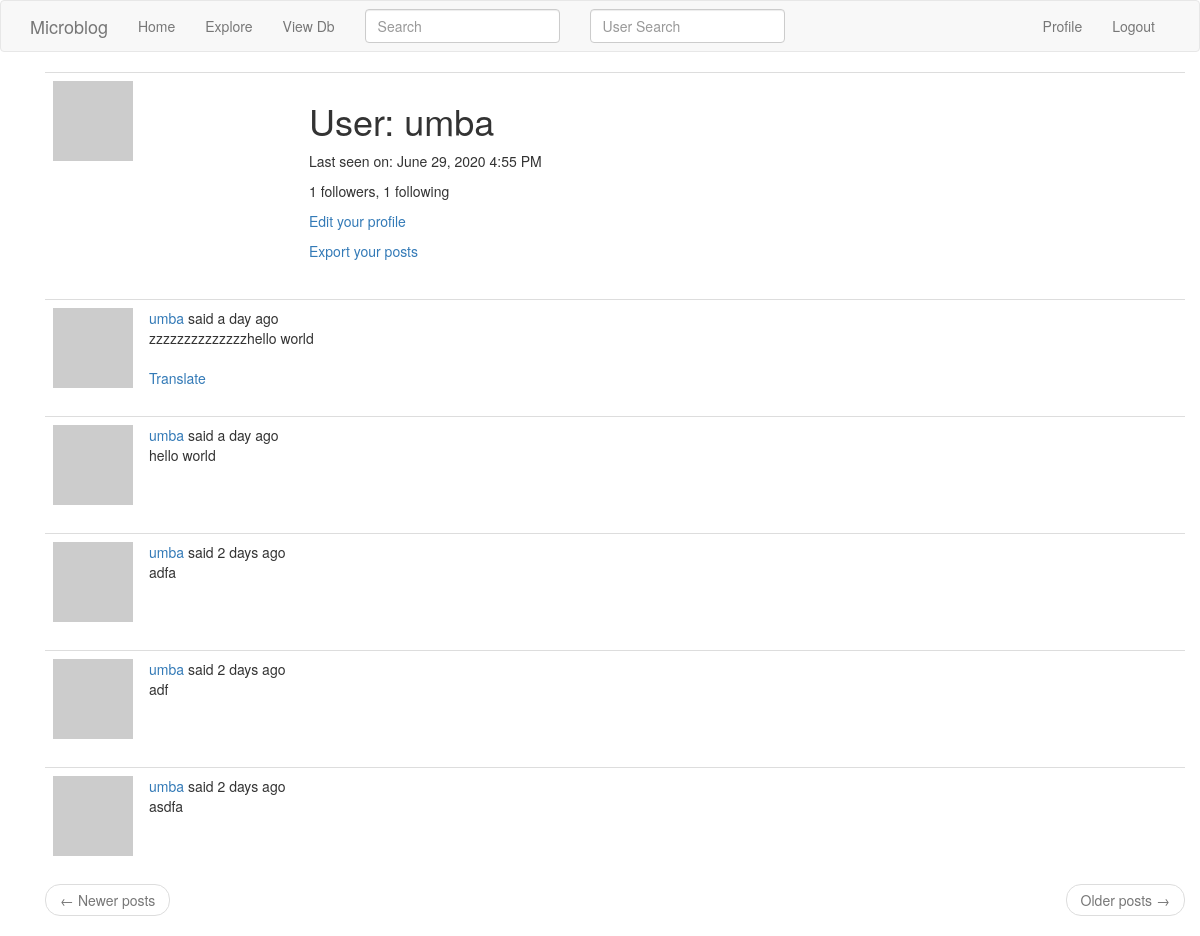
Screenshot of /user/umba (signed in) with the database file from the repository.
### app/models.py (models this page shows, shortened)
class PaginatedAPIMixin(object):
    @staticmethod
    def to_collection_dict(query, page, per_page, endpoint, **kwargs):
        resources = query.paginate(page, per_page, False)
        data = {
            'items': [item.to_dict() for item in resources.items],
            '_meta': {
                'page': page,
                'per_page': per_page,
                'total_pages': resources.pages,
                'total_items': resources.total
            },
            '_links': {
                'self': url_for(endpoint, page=page, per_page=per_page, **kwargs),
                'next': url_for(endpoint, page=page+1, per_page=per_page, **kwargs) if resources.has_next else None,
                'prev': url_for(endpoint, page=page-1, per_page=per_page, **kwargs) if resources.has_prev else None
            }
        }
        return data

class SearchableMixin(object):
    @classmethod
    def before_commit(cls, session):
        session._changes = {
            'add': list(session.new),
            'update': list(session.dirty),
            'delete': list(session.deleted)
        }
    @classmethod
    def after_commit(cls, session):
        for obj in session._changes['add']:
            if isinstance(obj, SearchableMixin):
                add_to_index(obj.__tablename__, obj)
        for obj in session._changes['update']:
            if isinstance(obj, SearchableMixin):
                add_to_index(obj.__tablename__, obj)
        for obj in session._changes['delete']:
            if isinstance(obj, SearchableMixin):
                remove_from_index(obj.__tablename__, obj)
        session._changes = None

class User(PaginatedAPIMixin, SearchableMixin, UserMixin, db.Model):
    id = db.Column(db.Integer, primary_key=True)
    username = db.Column(db.String(64), index=True, unique=True)
    email = db.Column(db.String(120), index=True, unique=True)
    password_hash = db.Column(db.String(128))
    posts = db.relationship('Post', backref='author', lazy='dynamic')
    about_me = db.Column(db.String(140))
    fav_animal = db.Column(db.String(140))
    fav_animal2 = db.Column(db.String(140))
    last_seen = db.Column(db.DateTime, default=datetime.utcnow)
    followed = db.relationship(
        'User', secondary=followers,
        primaryjoin=(followers.c.follower_id == id),
        secondaryjoin=(followers.c.followed_id == id),
        backref=db.backref('followers', lazy='dynamic'), lazy='dynamic')
    token = db.Column(db.String(32), index=True, unique=True)
    token_expiration = db.Column(db.DateTime)
    def avatar(self, size):
        digest = md5(self.email.lower().encode('utf-8')).hexdigest()
        return 'https://www.gravatar.com/avatar/{}?d=identicon&s={}'.format(
            digest, size)
    __searchable__ = ['username', 'email']
    tasks = db.relationship('Task', backref='user', lazy='dynamic')
    def get_tasks_in_progress(self):
        return Task.query.filter_by(user=self, complete=False).all()

class Post(PaginatedAPIMixin, SearchableMixin, db.Model):
    id = db.Column(db.Integer, primary_key=True)
    body = db.Column(db.String(140))
    timestamp = db.Column(db.DateTime, index=True, default=datetime.utcnow)
    user_id = db.Column(db.Integer, db.ForeignKey('user.id'))
    language = db.Column(db.String(5))
    __searchable__ = ['body']

### app/main/routes.py (the view)
@bp.route('/user/<username>')
@login_required
def user(username):
    user = User.query.filter_by(username=username).first_or_404()
    page = request.args.get('page', 1, type=int)
    posts = user.posts.order_by(Post.timestamp.desc()).paginate(
        page, current_app.config['POSTS_PER_PAGE'], False)
    next_url = url_for('main.user', username=user.username,
                       page=posts.next_num) if posts.has_next else None
    prev_url = url_for('main.user', username=user.username,
                       page=posts.prev_num) if posts.has_prev else None
    form = EmptyForm()
    return render_template('user.html', user=user, posts=posts.items,
                           next_url=next_url, prev_url=prev_url, form=form)

### app/main/forms.py
class SearchForm(FlaskForm):
    q = StringField(_l('Search'), validators=[DataRequired()])
    def __init__(self, *args, **kwargs):
        if 'formdata' not in kwargs:
            kwargs['formdata'] = request.args
        if 'csrf_enabled' not in kwargs:
            kwargs['csrf_enabled'] = False
        super(SearchForm, self).__init__(*args, **kwargs)

class UserSearchForm(FlaskForm):
    q = StringField(_l('User Search'), validators=[DataRequired()])
    def __init__(self, *args, **kwargs):
        if 'formdata' not in kwargs:
            kwargs['formdata'] = request.args
        if 'csrf_enabled' not in kwargs:
            kwargs['csrf_enabled'] = False
        super(UserSearchForm, self).__init__(*args, **kwargs)

### app/main/routes.py (called while the page is built)
@bp.before_app_request
def before_request():
    if current_user.is_authenticated:
        current_user.last_seen = datetime.utcnow()
        db.session.commit()
        g.search_form = SearchForm()
        g.user_search_form = UserSearchForm()
    g.locale = str(get_locale())

### app/models.py (called while the page is built)
@login.user_loader
def load_user(id):
    return User.query.get(int(id))

### app/templates/user.html (shortened to what this page needs)
{% extends "base.html" %}
{% block app_content %}
    <table class="table table-hover">
        <tr>
            <td width="256px"><img src="{{ user.avatar(256) }}"></td>
            <td>
                <h1>{{ _('User') }}: {{ user.username }}</h1>
                {% if user.last_seen %}
                <p>{{ _('Last seen on') }}: {{ moment(user.last_seen).format('LLL') }}</p>
                {% endif %}
                <p>{{ _('%(count)d followers', count=user.followers.count()) }}, {{ _('%(count)d following', count=user.followed.count()) }}</p>
                {% if user == current_user %}
                <p><a href="{{ url_for('main.edit_profile') }}">{{ _('Edit your profile') }}</a></p>
                <p>
                    <a href="{{ url_for('main.export_posts') }}">
                        {{ _('Export your posts') }}
                    </a>
                </p>
                {% endif %}
            </td>
        </tr>
    </table>
    {% for post in posts %}
        {% include '_post.html' %}
    {% endfor %}
    <nav aria-label="...">
        <ul class="pager">
            <li class="previous{% if not prev_url %} disabled{% endif %}">
                <a href="{{ prev_url or '#' }}">
                    <span aria-hidden="true">&larr;</span> {{ _('Newer posts') }}
                </a>
            </li>
            <li class="next{% if not next_url %} disabled{% endif %}">
                <a href="{{ next_url or '#' }}">
                    {{ _('Older posts') }} <span aria-hidden="true">&rarr;</span>
                </a>
            </li>
        </ul>
    </nav>
{% endblock %}

### app/templates/base.html (shortened to what this page needs)
{% extends 'bootstrap/base.html' %}
{% block navbar %}
    <nav class="navbar navbar-default">
        <div class="container">
            <div class="navbar-header">
                <a class="navbar-brand" href="{{ url_for('main.index') }}">Microblog</a>
            </div>
            <div class="collapse navbar-collapse" id="bs-example-navbar-collapse-1">
                <ul class="nav navbar-nav">
                    <li><a href="{{ url_for('main.index') }}">{{ _('Home') }}</a></li>
                    <li><a href="{{ url_for('main.explore') }}">{{ _('Explore') }}</a></li>
                    <li><a href="{{ url_for('view_db.view_db') }}">{{ _('View Db') }}</a></li>
                </ul>
                {% if g.search_form %}
                <form class="navbar-form navbar-left" method="get"
                        action="{{ url_for('main.search') }}">
                    <div class="form-group">
                        {{ g.search_form.q(size=20, class='form-control',
                            placeholder=g.search_form.q.label.text) }}
                    </div>
                </form>
                {% endif %}
                {% if g.user_search_form %}
                <form class="navbar-form navbar-left" method="get"
                        action="{{ url_for('main.user_search') }}">
                    <div class="form-group">
                        {{ g.user_search_form.q(size=20, class='form-control',
                            placeholder=g.user_search_form.q.label.text) }}
                    </div>
                </form>
                {% endif %}
                <ul class="nav navbar-nav navbar-right">
                    {% if current_user.is_anonymous %}
                    <li><a href="{{ url_for('auth.login') }}">{{ _('Login') }}</a></li>
                    {% else %}
                    <li><a href="{{ url_for('main.user', username=current_user.username) }}">{{ _('Profile') }}</a></li>
                    <li><a href="{{ url_for('auth.logout') }}">{{ _('Logout') }}</a></li>
                    {% endif %}
                </ul>
            </div>
        </div>
    </nav>
{% endblock %}
{% block content %}
    <div class="container">
    <div class="container">
        {% block app_content %}{% endblock %}
    </div>
{% endblock %}

### app/templates/_post.html (shortened to what this page needs)
    <table class="table table-hover">
        <tr>
            <td width="70px">
                <a href="{{ url_for('main.user', username=post.author.username) }}">
                    <img src="{{ post.author.avatar(70) }}" />
                </a>
            </td>
            <td>
                {{ _('%(username)s said %(when)s',
                    username=user_link, when=moment(post.timestamp).fromNow()) }}
                <br>
                <span id="post{{ post.id }}">{{ post.body }}</span>
                {% if post.language and post.language != g.locale %}
                <br><br>
                <span id="translation{{ post.id }}">
                    <a href="javascript:translate(
                                '#post{{ post.id }}',
                                '#translation{{ post.id }}',
                                '{{ post.language }}',
                                '{{ g.locale }}');">{{ _('Translate') }}</a>
                </span>
                {% endif %}
            </td>
        </tr>
    </table>

### rows the page displays
User: username "umba", last_seen "June 29, 2020 4:55 PM"
Post: body "zzzzzzzzzzzzzzhello world"
Post: body "hello world"
Post: body "adfa"
Post: body "adf"
Post: body "asdfa"
